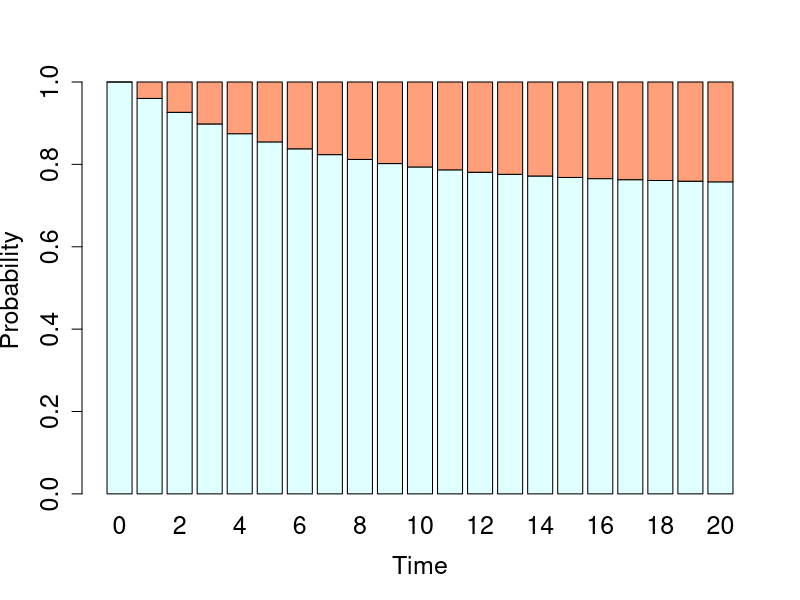
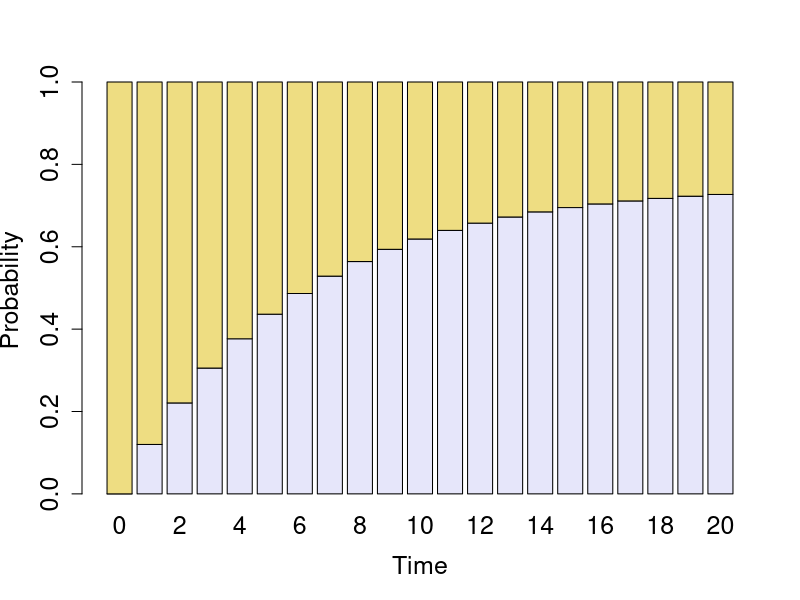
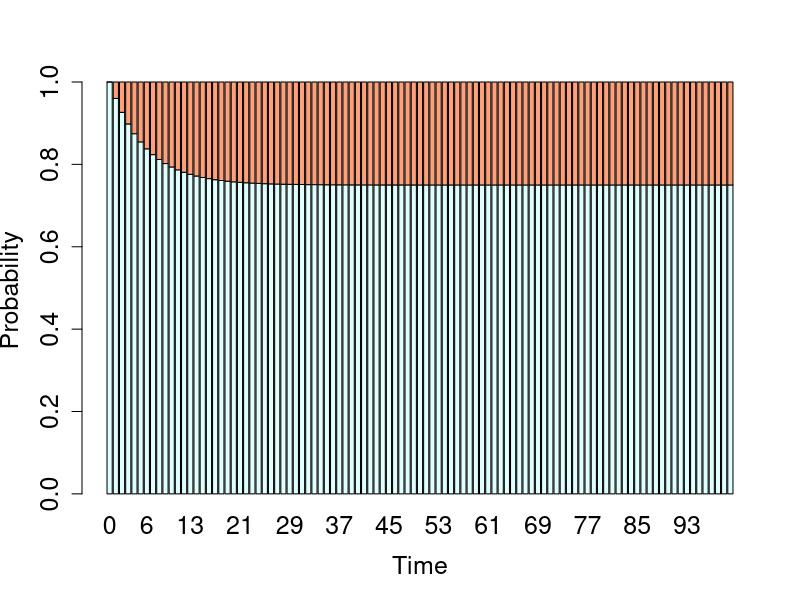
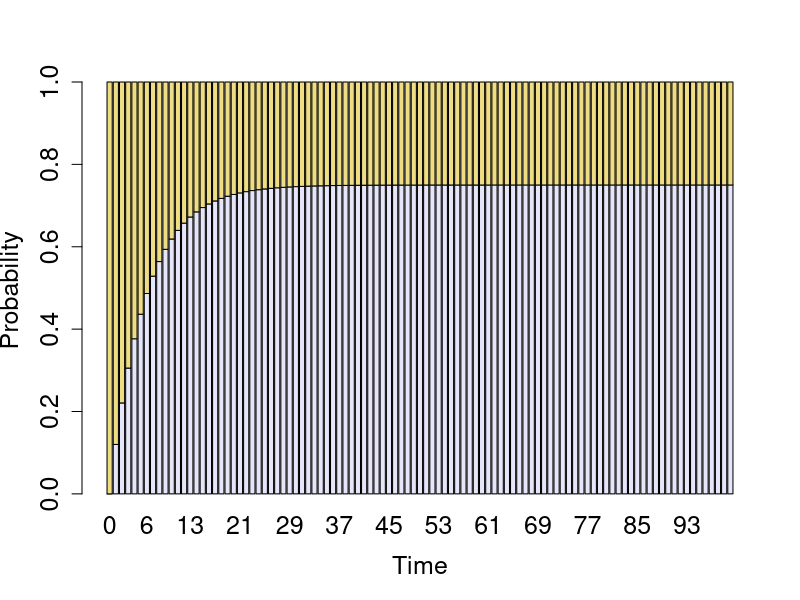
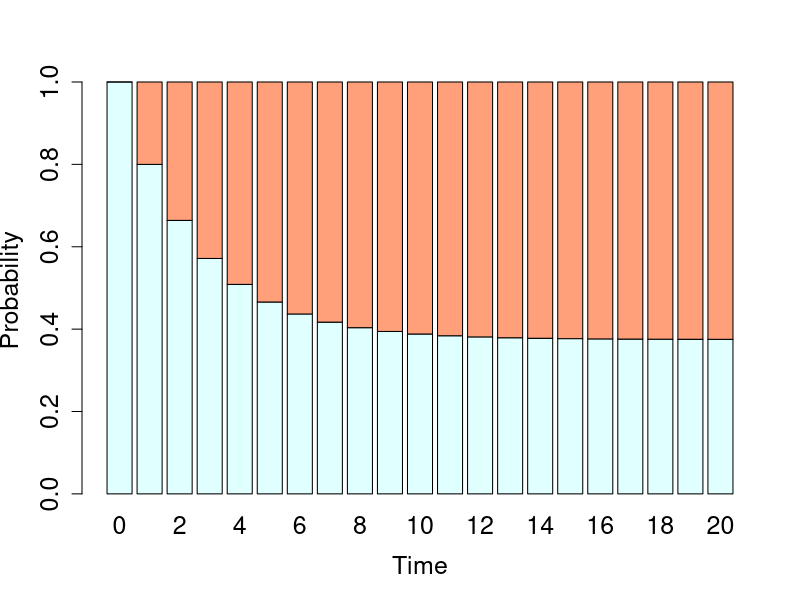
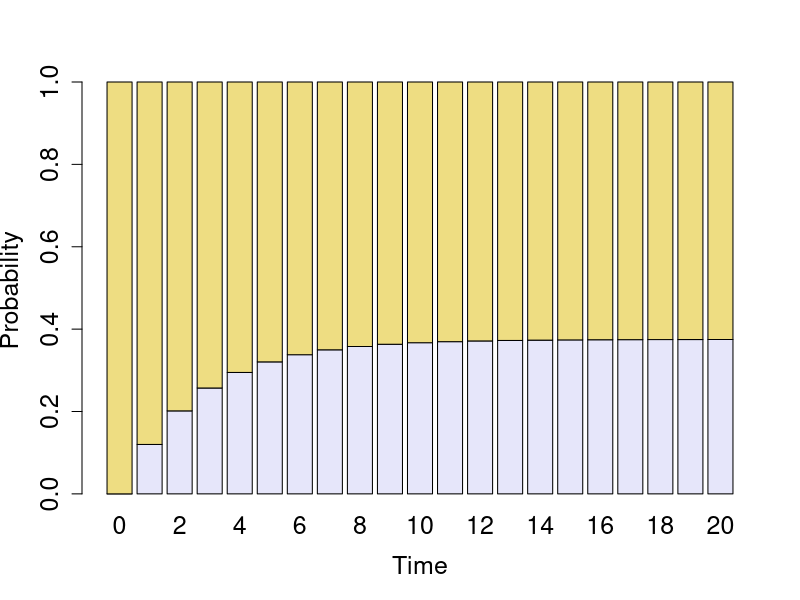
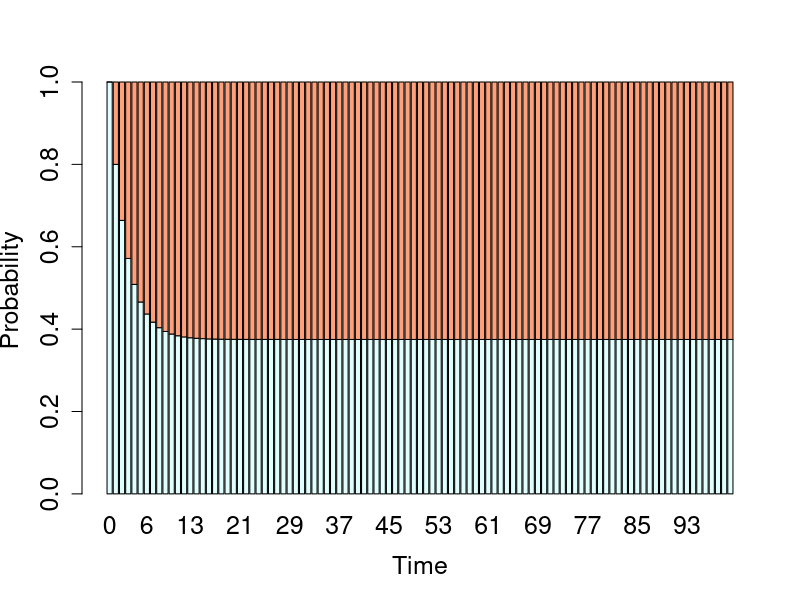
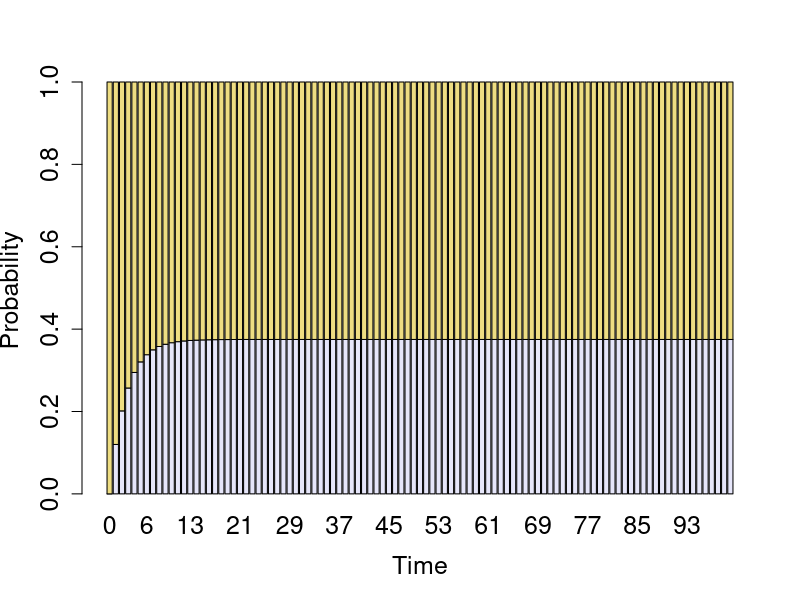

Here is the R script that generated these plots, in order:
## ---- chunk 1
init.state <- matrix(c(1,0))
prob.vec <- matrix(c(0.96,0.04,0.12,0.88), ncol=2)
one.step <- prob.vec %*% init.state
print(one.step)
two.step <- prob.vec %*% one.step
print(two.step)
## ---- chunk 2
init.state <- matrix(c(0,1))
one.step <- prob.vec %*% init.state
print(one.step)
two.step <- prob.vec %*% one.step
print(two.step)
## ---- chunk 3
nsteps <- 20
all.sus <- matrix(0, nrow=2, ncol=nsteps+1)
all.sus[,1] <- c(1,0)
for (i in 1:nsteps) {
  all.sus[,i+1] <- prob.vec %*% all.sus[,i]
}
all.inf <- matrix(0, nrow=2, ncol=nsteps+1)
all.inf[,1] <- c(0,1)
for (i in 1:nsteps) {
  all.inf[,i+1] <- prob.vec %*% all.inf[,i]
}
barplot(all.sus, xlab="Time", names.arg=0:nsteps, ylab="Probability", cex=1.5, cex.axis=1.5, cex.lab=1.5, col=(c("lightcyan", "lightsalmon")))
barplot(all.inf, xlab="Time", names.arg=0:nsteps, ylab="Probability", cex=1.5, cex.axis=1.5, cex.lab=1.5, col=(c("lavender","lightgoldenrod")))

nsteps <- 100
all.sus <- matrix(0, nrow=2, ncol=nsteps+1)
all.sus[,1] <- c(1,0)
for (i in 1:nsteps) {
  all.sus[,i+1] <- prob.vec %*% all.sus[,i]
}
all.inf <- matrix(0, nrow=2, ncol=nsteps+1)
all.inf[,1] <- c(0,1)
for (i in 1:nsteps) {
  all.inf[,i+1] <- prob.vec %*% all.inf[,i]
}
barplot(all.sus, xlab="Time", names.arg=0:nsteps, ylab="Probability", cex=1.5, cex.axis=1.5, cex.lab=1.5, col=(c("lightcyan", "lightsalmon")))
barplot(all.inf, xlab="Time", names.arg=0:nsteps, ylab="Probability", cex=1.5, cex.axis=1.5, cex.lab=1.5, col=(c("lavender","lightgoldenrod")))
## ---- chunk 4
prob.vec <- matrix(c(0.8,0.2,0.12,0.88), ncol=2)
nsteps <- 20
all.sus <- matrix(0, nrow=2, ncol=nsteps+1)
all.sus[,1] <- c(1,0)
for (i in 1:nsteps) {
  all.sus[,i+1] <- prob.vec %*% all.sus[,i]
}
all.inf <- matrix(0, nrow=2, ncol=nsteps+1)
all.inf[,1] <- c(0,1)
for (i in 1:nsteps) {
  all.inf[,i+1] <- prob.vec %*% all.inf[,i]
}
barplot(all.sus, xlab="Time", names.arg=0:nsteps, ylab="Probability", cex=1.5, cex.axis=1.5, cex.lab=1.5, col=(c("lightcyan", "lightsalmon")))
barplot(all.inf, xlab="Time", names.arg=0:nsteps, ylab="Probability", cex=1.5, cex.axis=1.5, cex.lab=1.5, col=(c("lavender","lightgoldenrod")))

nsteps <- 100
all.sus <- matrix(0, nrow=2, ncol=nsteps+1)
all.sus[,1] <- c(1,0)
for (i in 1:nsteps) {
  all.sus[,i+1] <- prob.vec %*% all.sus[,i]
}
all.inf <- matrix(0, nrow=2, ncol=nsteps+1)
all.inf[,1] <- c(0,1)
for (i in 1:nsteps) {
  all.inf[,i+1] <- prob.vec %*% all.inf[,i]
}
barplot(all.sus, xlab="Time", names.arg=0:nsteps, ylab="Probability", cex=1.5, cex.axis=1.5, cex.lab=1.5, col=(c("lightcyan", "lightsalmon")))
barplot(all.inf, xlab="Time", names.arg=0:nsteps, ylab="Probability", cex=1.5, cex.axis=1.5, cex.lab=1.5, col=(c("lavender","lightgoldenrod")))
## ---- chunk 5
trans1to2 <- 0.04
trans2to1 <- 0.12
nsteps <- 20
npeople <- 100
nstates <- 2
state.vec <- matrix(1, nrow=npeople+1, ncol=nsteps+1)
for (j in 1:npeople){
for (i in 1:nsteps) {
decider <- runif(1)
if (state.vec[j,i]==1) {
  if (decider < trans1to2){
    state.vec[j,i+1] <- 2
  } else {
    state.vec[j,i+1] <- 1
  } 
} else if (state.vec[j,i]==2) {
    if (decider < trans2to1) {
      state.vec[j,i+1] <- 1
    } else {
      state.vec[j,i+1] <- 2
    }
}
}
}
state.count <- matrix(0,nrow=nstates,ncol=nsteps+1)
for (k in 1:(nsteps+1)) {
  state.count[,k] <- tabulate(state.vec[,k],nbins=nstates)
}
barplot(state.count,main='frequency of states vs. time',xlab='time', names.arg=1:(nsteps+1),ylab='S or I',col=(c("skyblue1", "darkseagreen1")))
## ---- chunk 6
trans1to2 <- 0.04
trans2to1 <- 0.12
nsteps <- 20
npeople <- 100
nstates <- 2
state.vec <- matrix(2, nrow=npeople+1, ncol=nsteps+1)
for (j in 1:npeople){
for (i in 1:nsteps) {
decider <- runif(1)
if (state.vec[j,i]==1) {
  if (decider < trans1to2){
    state.vec[j,i+1] <- 2
  } else {
    state.vec[j,i+1] <- 1
  } 
} else if (state.vec[j,i]==2) {
    if (decider < trans2to1) {
      state.vec[j,i+1] <- 1
    } else {
      state.vec[j,i+1] <- 2
    }
}
}
}
state.count <- matrix(0,nrow=nstates,ncol=nsteps+1)
for (k in 1:(nsteps+1)) {
  state.count[,k] <- tabulate(state.vec[,k],nbins=nstates)
}
barplot(state.count,main='frequency of states vs. time',xlab='time', names.arg=1:(nsteps+1),ylab='S or I',col=(c("skyblue1", "darkseagreen1")))
## ---- chunk 7
trans1to2 <- 0.20
trans2to1 <- 0.12
nsteps <- 20
npeople <- 100
nstates <- 2
state.vec <- matrix(1, nrow=npeople+1, ncol=nsteps+1)
for (j in 1:npeople){
for (i in 1:nsteps) {
decider <- runif(1)
if (state.vec[j,i]==1) {
  if (decider < trans1to2){
    state.vec[j,i+1] <- 2
  } else {
    state.vec[j,i+1] <- 1
  } 
} else if (state.vec[j,i]==2) {
    if (decider < trans2to1) {
      state.vec[j,i+1] <- 1
    } else {
      state.vec[j,i+1] <- 2
    }
}
}
}
state.count <- matrix(0,nrow=nstates,ncol=nsteps+1)
for (k in 1:(nsteps+1)) {
  state.count[,k] <- tabulate(state.vec[,k],nbins=nstates)
}
barplot(state.count,main='frequency of states vs. time',xlab='time', names.arg=1:(nsteps+1),ylab='S or I',col=(c("skyblue1", "darkseagreen1")))
## ---- chunk 8
trans1to2 <- 0.20
trans2to1 <- 0.12
nsteps <- 20
npeople <- 100
nstates <- 2
state.vec <- matrix(2, nrow=npeople+1, ncol=nsteps+1)
for (j in 1:npeople){
for (i in 1:nsteps) {
decider <- runif(1)
if (state.vec[j,i]==1) {
  if (decider < trans1to2){
    state.vec[j,i+1] <- 2
  } else {
    state.vec[j,i+1] <- 1
  } 
} else if (state.vec[j,i]==2) {
    if (decider < trans2to1) {
      state.vec[j,i+1] <- 1
    } else {
      state.vec[j,i+1] <- 2
    }
}
}
}
state.count <- matrix(0,nrow=nstates,ncol=nsteps+1)
for (k in 1:(nsteps+1)) {
  state.count[,k] <- tabulate(state.vec[,k],nbins=nstates)
}
barplot(state.count,main='frequency of states vs. time',xlab='time', names.arg=1:(nsteps+1),ylab='S or I',col=(c("skyblue1", "darkseagreen1")))
## ---- chunk 9
trans.matrix <- matrix(c(0.96, 0.04, 0, 0.07, 0.81, 0.12, 0, 0.02, 0.98), nrow=3)
test <- eigen(trans.matrix)
print(test$values)
print(test$vectors)
eigen1 <- test$vectors[,1]/sum(test$vectors[,1])
print(eigen1)
eigen2 <- test$vectors[,2]/test$vectors[1,2]
print(eigen2)
eigen3 <- test$vectors[,3]/test$vectors[2,3]
print(eigen3)
## ---- chunk 10
trans.matrix <- matrix(c(0.96, 0.04, 0, 0.07, 0.81, 0.12, 0, 0.02, 0.98), nrow=3)
nsteps <- 100
prob.vec <- matrix(0, nrow=3, ncol=nsteps+1)
prob.vec[,1] <- c(1,0,0)
for (i in 1:nsteps) {
  prob.vec[,i+1] <- trans.matrix %*% prob.vec[,i]
}
barplot(prob.vec, xlab="Time", names.arg=0:nsteps, ylab="Probability", cex=1.5, cex.axis=1.5, cex.lab=1.5, col=(c("lightcyan", "lightsalmon", "lavender")))
x <- 0:nsteps
lines(x, 0.9678709^x)

## ---- chunk 11
trans.matrix <- matrix(c(0.96, 0.04, 0, 0.07, 0.91, 0.02, 0, 0.02, 0.98), nrow=3)
test <- eigen(trans.matrix)
print(test$values)
print(test$vectors)
eigen1 <- test$vectors[,1]/sum(test$vectors[,1])
print(eigen1)
eigen2 <- test$vectors[,2]/test$vectors[1,2]
print(eigen2)
eigen3 <- test$vectors[,3]/test$vectors[2,3]
print(eigen3)
## ---- chunk 12
trans.matrix <- matrix(c(0.96, 0.04, 0, 0.07, 0.91, 0.02, 0, 0.02, 0.98), nrow=3)
nsteps <- 100
prob.vec <- matrix(0, nrow=3, ncol=nsteps+1)
prob.vec[,1] <- c(1,0,0)
for (i in 1:nsteps) {
  prob.vec[,i+1] <- trans.matrix %*% prob.vec[,i]
}
barplot(prob.vec, xlab="Time", names.arg=0:nsteps, ylab="Probability", cex=1.5, cex.axis=1.5, cex.lab=1.5, col=(c("lightcyan", "lightsalmon", "lavender")))
x <- 0:nsteps
lines(x, 0.9762348^x)
## ---- chunk 13
trans2to1 <- 0.07
trans2to3 <- 0.19
trans1to2 <- 0.04
trans3to2 <- 0.02
nsteps <- 100
nchannels <- 300
nstates <- 3
state.vec <- matrix(1, nrow=nchannels+1, ncol=nsteps+1)
for (j in 1:nchannels) {
for (i in 1:nsteps) {
decider <- runif(1)
current.state <- state.vec[j,i]
if (current.state==1) {
  if (decider < trans1to2){
    state.vec[j,i+1] <- 2
  } else {
    state.vec[j,i+1] <- 1
  }
} else if (current.state==2) {
    if (decider < trans2to1) {
      state.vec[j,i+1] <- 1
    } else if (decider < trans2to3) {
      state.vec[j,i+1] <- 3
    } else {
      state.vec[j,i+1] <- 2
    } 
  } else if (current.state==3) {
      if (decider < trans3to2) {
        state.vec[j,i+1] <- 2
      } else {
        state.vec[j,i+1] <- 3
    }
}
}
}

state.count <- matrix(0,nrow=nstates,ncol=nsteps+1)
for (k in 1:(nsteps+1)) {
  state.count[,k] <- tabulate(state.vec[,k],nbins=nstates)
}
barplot(state.count,main='frequency of states vs. time',xlab='time', names.arg=1:(nsteps+1),ylab='C1, C2 or O',col=(c("darkslategray1", "darkseagreen1", "plum1")))
## ---- chunk 14
trans2to1 <- 0.07
trans2to3 <- 0.19
trans1to2 <- 0.04
trans3to2 <- 0.02
nsteps <- 100
nchannels <- 300
nstates <- 3
state.vec <- matrix(2, nrow=nchannels+1, ncol=nsteps+1)
for (j in 1:nchannels) {
for (i in 1:nsteps) {
decider <- runif(1)
current.state <- state.vec[j,i]
if (current.state==1) {
  if (decider < trans1to2){
    state.vec[j,i+1] <- 2
  } else {
    state.vec[j,i+1] <- 1
  }
} else if (current.state==2) {
    if (decider < trans2to1) {
      state.vec[j,i+1] <- 1
    } else if (decider < trans2to3) {
      state.vec[j,i+1] <- 3
    } else {
      state.vec[j,i+1] <- 2
    } 
  } else if (current.state==3) {
      if (decider < trans3to2) {
        state.vec[j,i+1] <- 2
      } else {
        state.vec[j,i+1] <- 3
    }
}
}
}

state.count <- matrix(0,nrow=nstates,ncol=nsteps+1)
for (k in 1:(nsteps+1)) {
  state.count[,k] <- tabulate(state.vec[,k],nbins=nstates)
}
barplot(state.count,main='frequency of states vs. time',xlab='time', names.arg=1:(nsteps+1),ylab='C1, C2 or O',col=(c("darkslategray1", "darkseagreen1", "plum1")))
## ---- chunk 15
trans2to1 <- 0.07
trans2to3 <- 0.19
trans1to2 <- 0.04
trans3to2 <- 0.02
nsteps <- 100
nchannels <- 300
nstates <- 3
state.vec <- matrix(3, nrow=nchannels+1, ncol=nsteps+1)
for (j in 1:nchannels) {
for (i in 1:nsteps) {
decider <- runif(1)
current.state <- state.vec[j,i]
if (current.state==1) {
  if (decider < trans1to2){
    state.vec[j,i+1] <- 2
  } else {
    state.vec[j,i+1] <- 1
  }
} else if (current.state==2) {
    if (decider < trans2to1) {
      state.vec[j,i+1] <- 1
    } else if (decider < trans2to3) {
      state.vec[j,i+1] <- 3
    } else {
      state.vec[j,i+1] <- 2
    } 
  } else if (current.state==3) {
      if (decider < trans3to2) {
        state.vec[j,i+1] <- 2
      } else {
        state.vec[j,i+1] <- 3
    }
}
}
}

state.count <- matrix(0,nrow=nstates,ncol=nsteps+1)
for (k in 1:(nsteps+1)) {
  state.count[,k] <- tabulate(state.vec[,k],nbins=nstates)
}
barplot(state.count,main='frequency of states vs. time',xlab='time', names.arg=1:(nsteps+1),ylab='C1, C2 or O',col=(c("darkslategray1", "darkseagreen1", "plum1")))
## ---- chunk 16
trans2to1 <- 0.07
trans2to3 <- 0.09
trans1to2 <- 0.04
trans3to2 <- 0.02
nsteps <- 100
nchannels <- 300
nstates <- 3
state.vec <- matrix(1, nrow=nchannels+1, ncol=nsteps+1)
for (j in 1:nchannels) {
for (i in 1:nsteps) {
decider <- runif(1)
current.state <- state.vec[j,i]
if (current.state==1) {
  if (decider < trans1to2){
    state.vec[j,i+1] <- 2
  } else {
    state.vec[j,i+1] <- 1
  }
} else if (current.state==2) {
    if (decider < trans2to1) {
      state.vec[j,i+1] <- 1
    } else if (decider < trans2to3) {
      state.vec[j,i+1] <- 3
    } else {
      state.vec[j,i+1] <- 2
    } 
  } else if (current.state==3) {
      if (decider < trans3to2) {
        state.vec[j,i+1] <- 2
      } else {
        state.vec[j,i+1] <- 3
    }
}
}
}

state.count <- matrix(0,nrow=nstates,ncol=nsteps+1)
for (k in 1:(nsteps+1)) {
  state.count[,k] <- tabulate(state.vec[,k],nbins=nstates)
}
barplot(state.count,main='frequency of states vs. time',xlab='time', names.arg=1:(nsteps+1),ylab='C1, C2 or O',col=(c("darkslategray1", "darkseagreen1", "plum1")))
## ---- chunk 17
trans2to1 <- 0.07
trans2to3 <- 0.09
trans1to2 <- 0.04
trans3to2 <- 0.02
nsteps <- 100
nchannels <- 300
nstates <- 3
state.vec <- matrix(2, nrow=nchannels+1, ncol=nsteps+1)
for (j in 1:nchannels) {
for (i in 1:nsteps) {
decider <- runif(1)
current.state <- state.vec[j,i]
if (current.state==1) {
  if (decider < trans1to2){
    state.vec[j,i+1] <- 2
  } else {
    state.vec[j,i+1] <- 1
  }
} else if (current.state==2) {
    if (decider < trans2to1) {
      state.vec[j,i+1] <- 1
    } else if (decider < trans2to3) {
      state.vec[j,i+1] <- 3
    } else {
      state.vec[j,i+1] <- 2
    } 
  } else if (current.state==3) {
      if (decider < trans3to2) {
        state.vec[j,i+1] <- 2
      } else {
        state.vec[j,i+1] <- 3
    }
}
}
}

state.count <- matrix(0,nrow=nstates,ncol=nsteps+1)
for (k in 1:(nsteps+1)) {
  state.count[,k] <- tabulate(state.vec[,k],nbins=nstates)
}
barplot(state.count,main='frequency of states vs. time',xlab='time', names.arg=1:(nsteps+1),ylab='C1, C2 or O',col=(c("darkslategray1", "darkseagreen1", "plum1")))
## ---- chunk 18
trans2to1 <- 0.07
trans2to3 <- 0.09
trans1to2 <- 0.04
trans3to2 <- 0.02
nsteps <- 100
nchannels <- 300
nstates <- 3
state.vec <- matrix(3, nrow=nchannels+1, ncol=nsteps+1)
for (j in 1:nchannels) {
for (i in 1:nsteps) {
decider <- runif(1)
current.state <- state.vec[j,i]
if (current.state==1) {
  if (decider < trans1to2){
    state.vec[j,i+1] <- 2
  } else {
    state.vec[j,i+1] <- 1
  }
} else if (current.state==2) {
    if (decider < trans2to1) {
      state.vec[j,i+1] <- 1
    } else if (decider < trans2to3) {
      state.vec[j,i+1] <- 3
    } else {
      state.vec[j,i+1] <- 2
    } 
  } else if (current.state==3) {
      if (decider < trans3to2) {
        state.vec[j,i+1] <- 2
      } else {
        state.vec[j,i+1] <- 3
    }
}
}
}

state.count <- matrix(0,nrow=nstates,ncol=nsteps+1)
for (k in 1:(nsteps+1)) {
  state.count[,k] <- tabulate(state.vec[,k],nbins=nstates)
}
barplot(state.count,main='frequency of states vs. time',xlab='time', names.arg=1:(nsteps+1),ylab='C1, C2 or O',col=(c("darkslategray1", "darkseagreen1", "plum1")))
